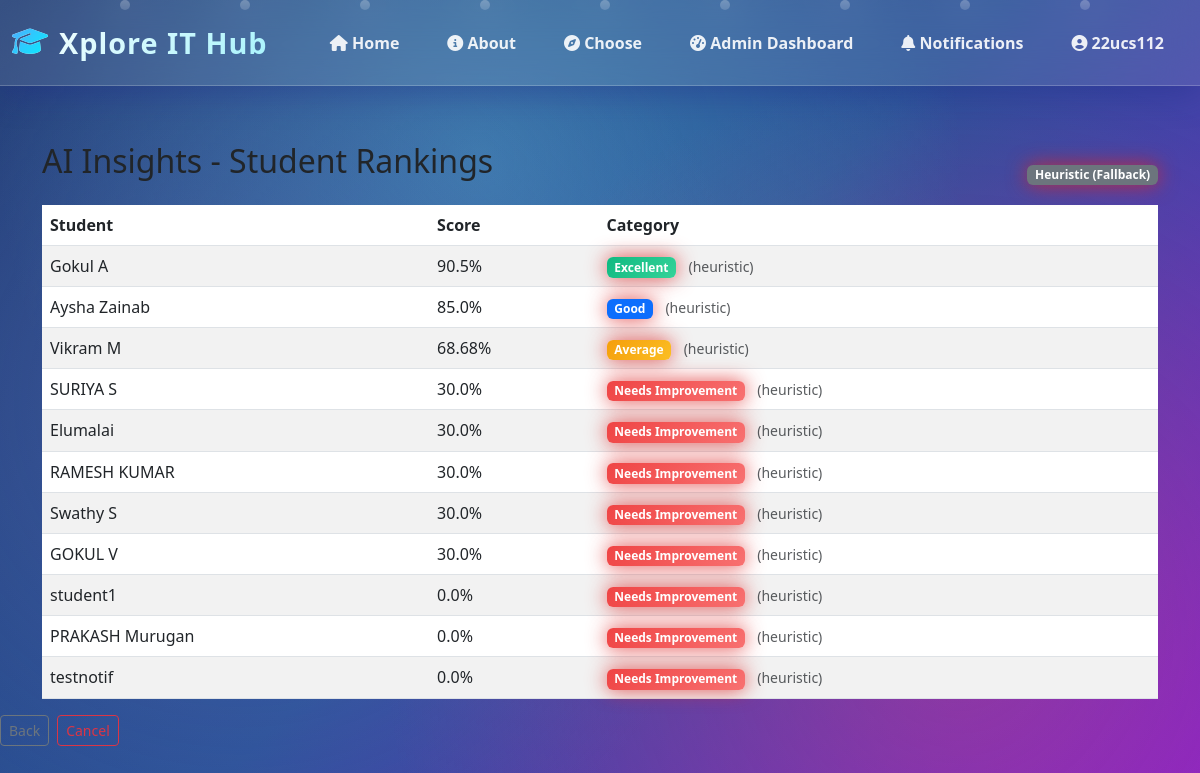
The app's page /superadmin/ai-insights/ (signed in) with its own data.
### portal/models.py (models this page shows, shortened)
class Profile(models.Model):
    ROLE_CHOICES = [
        ('superadmin', 'Super Admin'),
        ('admin2', 'Admin 2'),
        ('finance', 'Finance'),
        ('staff', 'Staff'),
        ('teacher', 'Teacher'),
        ('student', 'Student')
    ]
    user = models.OneToOneField(User, on_delete=models.CASCADE)
    role = models.CharField(max_length=20, choices=ROLE_CHOICES, default='student')
    department = models.CharField(max_length=100, blank=True)
    phone = models.CharField(max_length=15, blank=True)
    profile_pic = models.ImageField(upload_to='profiles/', blank=True, null=True)
    student_class = models.CharField(max_length=50, blank=True, null=True)
    roll_number = models.CharField(max_length=20, blank=True, null=True)

### portal/views.py (the view)
# urls.py: path('superadmin/ai-insights/', views.admin_ai_insights, name='admin_ai_insights'),
@login_required
def admin_ai_insights(request):
    if not is_admin_role(getattr(request.user, 'profile', None)):
        messages.error(request, 'Access denied!')
        return redirect('role_redirect')
    predictor = PerformancePredictor()
    predictor.train_model()
    students = Profile.objects.filter(role='student')
    predictions = []
    for student in students:
        pred = predictor.predict_performance(student)
        if pred:
            predictions.append({'student': student, 'prediction': pred})
    predictions.sort(key=lambda x: x['prediction']['score'], reverse=True)
    model_status = 'trained' if getattr(predictor, 'trained', False) else 'heuristic'
    return render(request, 'dashboards/admin_ai_insights.html', {'predictions': predictions, 'model_status': model_status})

### portal/context_processors.py (called while the page is built)
def unread_notifications(request):
    if request.user.is_authenticated:
        try:
            count = Notification.objects.filter(user=request.user, is_read=False).count()
        except Exception:
            count = 0
    else:
        count = 0
    return {'unread_count': count}

### portal/ml_predictor.py (called while the page is built, shortened)
    def get_student_data(self, student_profile):
        total_attendance = Attendance.objects.filter(student=student_profile).count()
        present_count = Attendance.objects.filter(student=student_profile, status=True).count()
        attendance_percent = (present_count / total_attendance * 100) if total_attendance > 0 else 0
        submissions = Submission.objects.filter(student=student_profile).exclude(marks_obtained__isnull=True)
        avg_marks = submissions.aggregate(Avg('marks_obtained'))['marks_obtained__avg'] or 0
        total_assignments = submissions.count()
        return {
            'attendance_percent': attendance_percent,
            'avg_marks': avg_marks,
            'assignments_completed': total_assignments,
        }

    def train_model(self):
        if self.model is None or np is None:
            self.trained = False
            return False
        students = Profile.objects.filter(role='student')
        X = []
        y = []
        for student in students:
            data = self.get_student_data(student)
            if data['assignments_completed'] > 0:
                X.append([data['attendance_percent'], data['avg_marks'], data['assignments_completed']])
                perf = (data['attendance_percent'] * 0.3) + (data['avg_marks'] * 0.7)
                y.append(perf)
        self.trained = False
        return False

### portal/views.py (called while the page is built)
def is_admin_role(profile):
    return bool(profile and getattr(profile, 'role', None) in ('superadmin', 'admin2'))

### templates/dashboards/admin_ai_insights.html (shortened to what this page needs)
{% extends 'base.html' %}
{% block content %}
<div class="container mt-4">
    <div class="d-flex align-items-center justify-content-between">
        <h2 class="mb-4">AI Insights - Student Rankings</h2>
        <div>
            {% if model_status == 'trained' %}
                <span class="badge bg-success">Trained model</span>
            {% else %}
                <span class="badge bg-secondary" title="Using deterministic heuristic fallback">Heuristic (fallback)</span>
            {% endif %}
        </div>
    </div>
    <div class="table-responsive">
        <table class="table table-striped">
            <thead>
                <tr>
                    <th>Student</th>
                    <th>Score</th>
                    <th>Category</th>
                </tr>
            </thead>
            <tbody>
                {% for item in predictions %}
                <tr>
                    <td>{{ item.student.user.get_full_name|default:item.student.user.username }}</td>
                    <td>{{ item.prediction.score }}%</td>
                    <td>
                        <span class="badge bg-{{ item.prediction.color }}">{{ item.prediction.category }}</span>
                        {% if item.prediction.method == 'heuristic' %}
                            <small class="text-muted ms-2">(heuristic)</small>
                        {% endif %}
                    </td>
                </tr>
                {% endfor %}
            </tbody>
        </table>
    </div>
</div>
<div class="d-flex gap-2">
  <button type="button" class="btn btn-sm btn-outline-secondary" onclick="window.history.back();">Back</button>
  <a class="btn btn-sm btn-outline-danger" href="{% url 'role_redirect' %}">Cancel</a>
</div>
{% endblock %}

### templates/base.html (shortened to what this page needs)
{% load static %}
<!DOCTYPE html>
<html lang="en">
<head>
    <link href="https://cdn.jsdelivr.net/npm/bootstrap@5.3.0/dist/css/bootstrap.min.css" rel="stylesheet">
    <link rel="stylesheet" href="https://cdnjs.cloudflare.com/ajax/libs/font-awesome/6.4.0/css/all.min.css">
    <link rel="stylesheet" href="{% static 'css/style.css' %}">
    <link rel="stylesheet" href="{% static 'css/dashboard-analytics.css' %}">
    <link rel="stylesheet" href="{% static 'css/live-updates.css' %}">
</head>
<body>
    <div class="particle" style="left: 10%; animation-delay: 0s;"></div>
    <div class="particle" style="left: 20%; animation-delay: 2s;"></div>
    <div class="particle" style="left: 30%; animation-delay: 4s;"></div>
    <div class="particle" style="left: 40%; animation-delay: 6s;"></div>
    <div class="particle" style="left: 50%; animation-delay: 8s;"></div>
    <div class="particle" style="left: 60%; animation-delay: 10s;"></div>
    <div class="particle" style="left: 70%; animation-delay: 12s;"></div>
    <div class="particle" style="left: 80%; animation-delay: 14s;"></div>
    <div class="particle" style="left: 90%; animation-delay: 16s;"></div>
    <nav class="navbar navbar-expand-lg navbar-dark">
        <div class="container-fluid">
            <a class="navbar-brand" href="{% url 'home' %}">
                <i class="fas fa-graduation-cap"></i> Xplore IT Hub
            </a>
            <div class="collapse navbar-collapse" id="navbarNav">
                <ul class="navbar-nav ms-auto">
                    <li class="nav-item"><a class="nav-link" href="{% url 'home' %}"><i class="fas fa-home"></i> Home</a></li>
                    <li class="nav-item"><a class="nav-link" href="{% url 'about' %}"><i class="fas fa-info-circle"></i> About</a></li>
                    <li class="nav-item"><a class="nav-link" href="{% url 'choose' %}"><i class="fas fa-compass"></i> Choose</a></li>
                    {% if user.is_authenticated %}
                        {% if user.profile.role == 'admin2' %}
                            <li class="nav-item"><a class="nav-link" href="{% url 'admin2_dashboard' %}"><i class="fas fa-tachometer-alt"></i> Admin Dashboard</a></li>
                        {% elif user.profile.role == 'superadmin' %}
                            <li class="nav-item"><a class="nav-link" href="{% url 'superadmin_dashboard' %}"><i class="fas fa-tachometer-alt"></i> Admin Dashboard</a></li>
                        {% endif %}
                    {% endif %}
                    {% if user.is_authenticated %}
                        <li class="nav-item">
                            <a class="nav-link position-relative" href="{% url 'notifications' %}">
                                <i class="fas fa-bell"></i> Notifications
                            </a>
                        </li>
                        <li class="nav-item dropdown">
                            <a class="nav-link dropdown-toggle" href="#" id="userDropdown" role="button" data-bs-toggle="dropdown">
                                <i class="fas fa-user-circle"></i> {{ user.username }}
                            </a>
                        </li>
                    {% endif %}
                </ul>
            </div>
        </div>
    </nav>
    <main>
        {% block content %}{% endblock %}
    </main>
</body>
</html>

### static/css/style.css (style rules this page uses)
:root { --primary-color: #0d6efd; --secondary-color: #6c757d; --success-color: #198754; --danger-color: #dc3545; --warning-color: #ffc107; }
body { font-family: 'Segoe UI', Tahoma, Geneva, Verdana, sans-serif; background-color: #f8f9fa; }

### static/css/live-updates.css (style rules this page uses)
.badge { padding: 0.35em 0.65em; font-size: 0.75em; font-weight: 600; text-transform: capitalize; }
.badge.bg-success { background: linear-gradient(135deg, #10b981 0%, #34d399 100%) !important; }
.badge.bg-warning { background: linear-gradient(135deg, #f59e0b 0%, #fbbf24 100%) !important; }
.badge.bg-danger { background: linear-gradient(135deg, #ef4444 0%, #f87171 100%) !important; }

### templates/base.html (style rules this page uses)
:root { --primary-gradient: linear-gradient(135deg, #667eea 0%, #764ba2 100%); --secondary-gradient: linear-gradient(135deg, #f093fb 0%, #f5576c 100%); --success-gradient: linear-gradient(135deg, #4facfe 0%, #00f2fe 100%); --warning-gradient: linear-gradient(135deg, #fa709a 0%, #fee140 100%); --dark-gradient: linear-gradient(135deg, #434343 0%, #000000 100%); --glass-bg: rgba(255, 255, 255, 0.1); --glass-border: rgba(255, 255, 255, 0.2); }
* { margin: 0; padding: 0; box-sizing: border-box; }
body { background: linear-gradient(135deg, #1e3c72 0%, #2a5298 50%, #7e22ce 100%); min-height: 100vh; font-family: 'Segoe UI', Tahoma, Geneva, Verdana, sans-serif; position: relative; overflow-x: hidden; }
body::before { content: ''; position: fixed; top: 0; left: 0; width: 100%; height: 100%; background: radial-gradient(circle at 20% 50%, rgba(120, 119, 198, 0.3) 0%, transparent 50%), radial-gradient(circle at 80% 80%, rgba(252, 70, 107, 0.3) 0%, transparent 50%), radial-gradient(circle at 40% 20%, rgba(103, 232, 249, 0.3) 0%, transparent 50%); animation: gradientShift 15s ease infinite; pointer-events: none; z-index: 0; }
.particle { position: fixed; width: 10px; height: 10px; background: rgba(255, 255, 255, 0.5); border-radius: 50%; pointer-events: none; z-index: 1; animation: float 20s infinite; }
.navbar { background: rgba(255, 255, 255, 0.1) !important; backdrop-filter: blur(20px); border-bottom: 1px solid rgba(255, 255, 255, 0.2); box-shadow: 0 8px 32px 0 rgba(31, 38, 135, 0.37); padding: 1rem 0; position: relative; z-index: 1000; transition: all 0.3s ease; }
.navbar-brand { font-size: 1.8rem; font-weight: 800; background: linear-gradient(135deg, #fff 0%, #a5f3fc 100%); -webkit-background-clip: text; -webkit-text-fill-color: transparent; background-clip: text; letter-spacing: 1px; transition: all 0.3s ease; display: flex; align-items: center; gap: 10px; }
.navbar-brand i { background: var(--success-gradient); -webkit-background-clip: text; -webkit-text-fill-color: transparent; background-clip: text; animation: pulse 2s ease-in-out infinite; }
.nav-link { color: rgba(255, 255, 255, 0.9) !important; font-weight: 600; padding: 0.5rem 1.2rem !important; margin: 0 0.3rem; border-radius: 25px; transition: all 0.3s ease; position: relative; overflow: hidden; }
.nav-link::before { content: ''; position: absolute; top: 0; left: -100%; width: 100%; height: 100%; background: linear-gradient(90deg, transparent, rgba(255, 255, 255, 0.2), transparent); transition: left 0.5s ease; }
.badge { animation: bounce 2s ease-in-out infinite; box-shadow: 0 0 20px rgba(220, 38, 38, 0.8); }
main { position: relative; z-index: 2; min-height: calc(100vh - 100px); padding: 2rem 0; }
.container, .container-fluid { position: relative; z-index: 2; }
.fas, .fab { transition: all 0.3s ease; }
#userDropdown { position: relative; }
#userDropdown::after { content: ''; position: absolute; top: 50%; left: 50%; width: 100%; height: 100%; transform: translate(-50%, -50%); border-radius: 50%; background: radial-gradient(circle, rgba(255, 255, 255, 0.3) 0%, transparent 70%); opacity: 0; transition: opacity 0.3s ease; }

### records on screen
Profile: student.user.get_full_name "Gokul A", prediction.score "90.5", prediction.category "Excellent"
Profile: student.user.get_full_name "Aysha Zainab", prediction.score "85.0", prediction.category "Good"
Profile: student.user.get_full_name "Vikram M", prediction.score "68.68", prediction.category "Average"
Profile: student.user.get_full_name "SURIYA S", prediction.score "30.0", prediction.category "Needs Improvement"
Profile: student.user.get_full_name "Elumalai", prediction.score "30.0", prediction.category "Needs Improvement"
Profile: student.user.get_full_name "RAMESH KUMAR", prediction.score "30.0", prediction.category "Needs Improvement"
Profile: student.user.get_full_name "Swathy S", prediction.score "30.0", prediction.category "Needs Improvement"
Profile: student.user.get_full_name "GOKUL V", prediction.score "30.0", prediction.category "Needs Improvement"
Profile: student.user.get_full_name "student1", prediction.score "0.0", prediction.category "Needs Improvement"
Profile: student.user.get_full_name "PRAKASH Murugan", prediction.score "0.0", prediction.category "Needs Improvement"
Profile: student.user.get_full_name "testnotif", prediction.score "0.0", prediction.category "Needs Improvement"

### other values on screen
{{ user.username }} "22ucs112"
